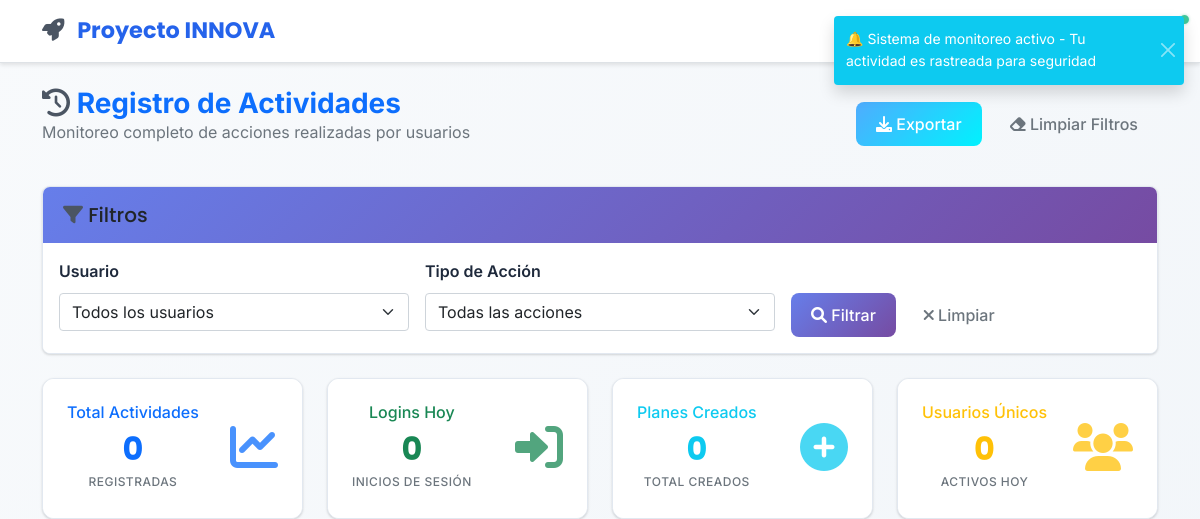
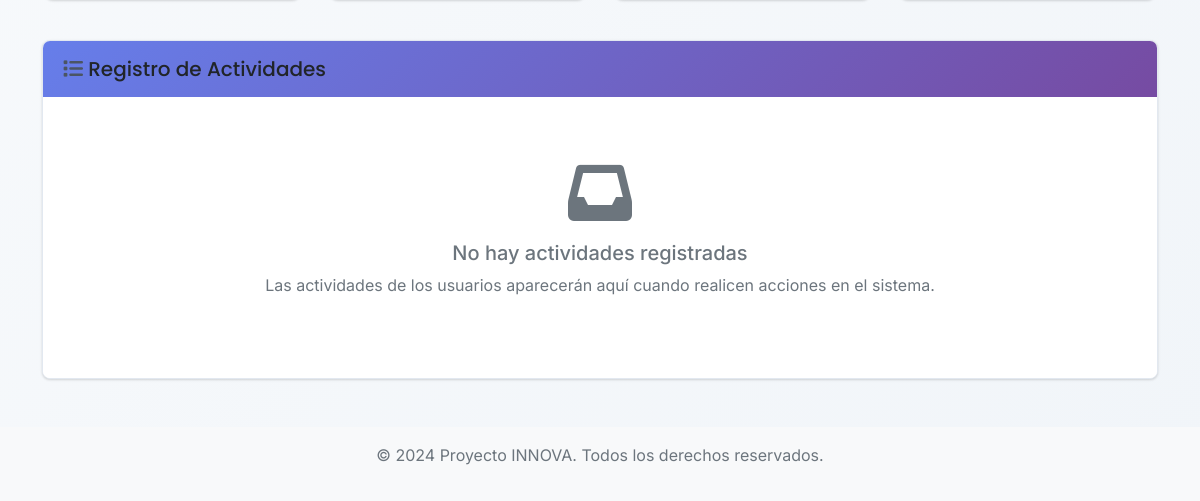
Page /admin/activities (signed in) on the earlier database version (2 pictures, top to bottom).
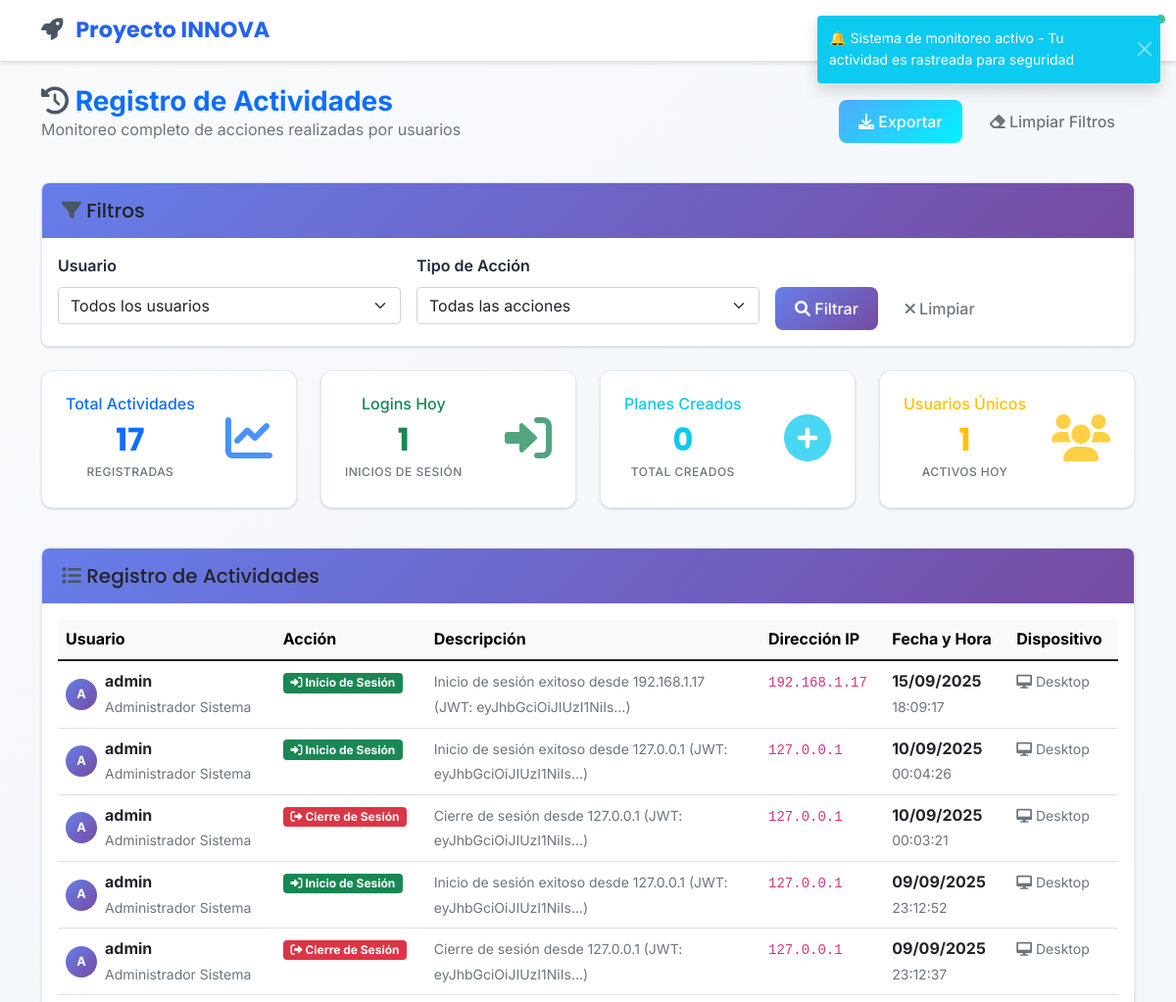
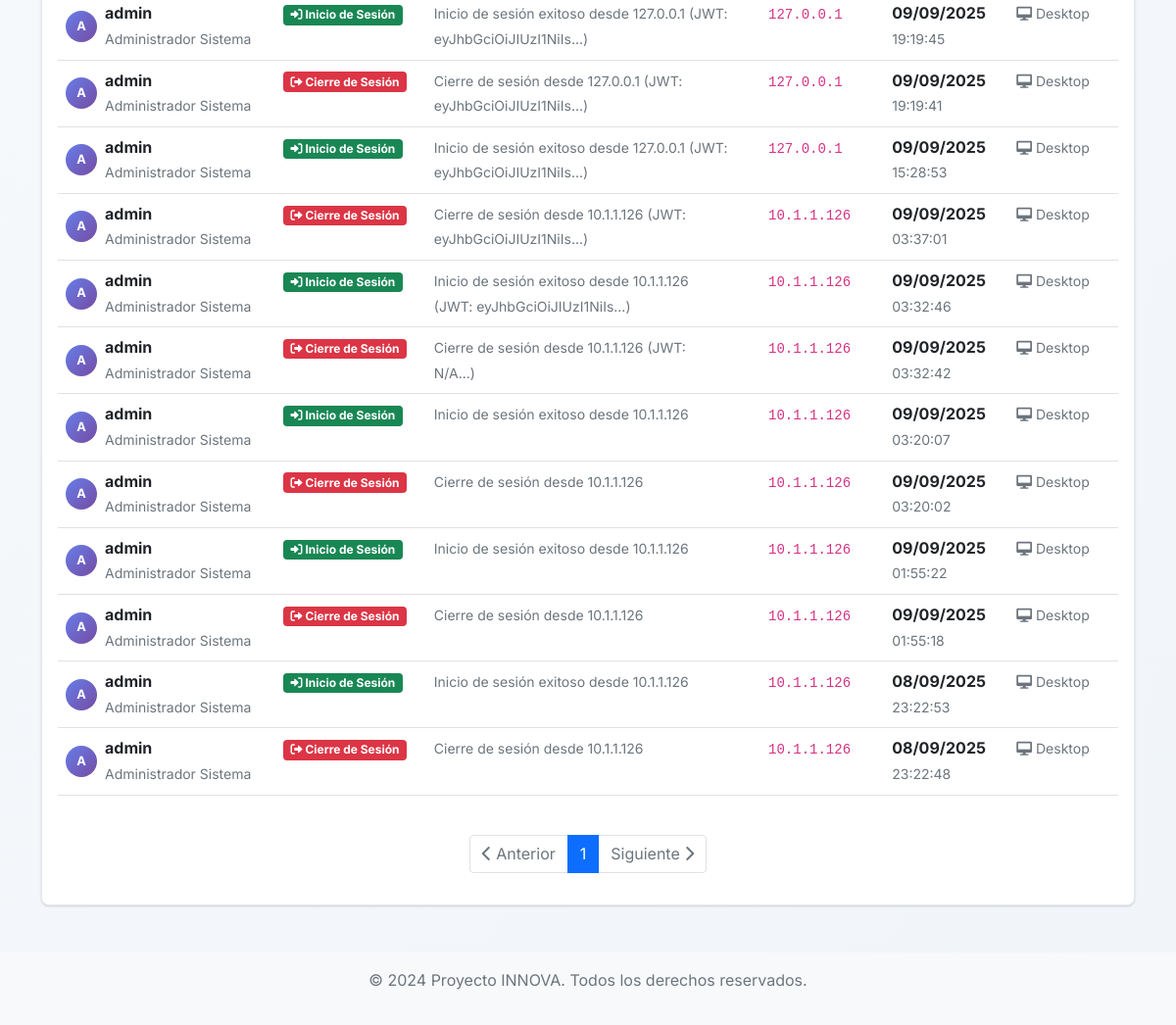
Same page on the later database version (2 pictures, top to bottom).
### app/models/activity_log.py (models this page shows, shortened)
class ActivityLog(db.Model):
    __tablename__ = 'activity_logs'
    id = db.Column(db.Integer, primary_key=True)
    user_id = db.Column(db.Integer, db.ForeignKey('users.id'), nullable=False)
    action = db.Column(db.String(100), nullable=False)  # login, logout, create_plan, etc.
    description = db.Column(db.Text, nullable=False)
    ip_address = db.Column(db.String(45))  # IPv4/IPv6
    user_agent = db.Column(db.Text)
    timestamp = db.Column(db.DateTime, default=datetime.utcnow, index=True)
    session_id = db.Column(db.String(100))
    extra_data = db.Column(db.Text)  # JSON data for additional info
    user = db.relationship('User', backref=db.backref('activities', lazy='dynamic'))

### app/models/user.py (models this page shows, shortened)
class User(UserMixin, db.Model):
    __tablename__ = 'users'
    id = db.Column(db.Integer, primary_key=True)
    username = db.Column(db.String(64), unique=True, nullable=False, index=True)
    email = db.Column(db.String(120), unique=True, nullable=False, index=True)
    password_hash = db.Column(db.String(256), nullable=False)
    first_name = db.Column(db.String(64), nullable=False)
    last_name = db.Column(db.String(64), nullable=False)
    position = db.Column(db.String(100))  # Cargo en la alcaldía
    municipality = db.Column(db.String(100), nullable=False)  # Nombre de la alcaldía
    department = db.Column(db.String(100), nullable=False)  # Departamento/Estado
    municipality_code = db.Column(db.String(20))  # Código único de la alcaldía
    is_active = db.Column(db.Boolean, default=True)
    created_at = db.Column(db.DateTime, default=datetime.utcnow)
    updated_at = db.Column(db.DateTime, default=datetime.utcnow, onupdate=datetime.utcnow)
    last_login = db.Column(db.DateTime)
    legacy_role = db.Column(db.String(20), default='viewer')  # Mantener para compatibilidad
    active_roles = db.relationship('UserRole',
                                 foreign_keys='UserRole.user_id',
                                 lazy=True,
                                 primaryjoin="and_(User.id==UserRole.user_id, UserRole.is_active==True)")
    user_roles = db.relationship('UserRole',
                               foreign_keys='UserRole.user_id',
                               lazy=True,
                               overlaps="active_roles")
    @property
    def password(self):
        raise AttributeError('La contraseña no es un atributo legible')
    def get_full_name(self):
        return f"{self.first_name} {self.last_name}"
    @property
    def role(self):
        return self.legacy_role
    def is_admin(self):
        if self.active_roles:
            admin_names = ['admin', 'administrador']
            return any(ur.role.name.lower() in admin_names for ur in self.active_roles)
        return self.legacy_role == 'admin'

### app/views/admin.py (the view)
@admin_bp.route('/activities')
def activities():
    page = request.args.get('page', 1, type=int)
    per_page = 50
    user_filter = request.args.get('user', type=int)
    action_filter = request.args.get('action')
    query = ActivityLog.query
    if user_filter:
        query = query.filter_by(user_id=user_filter)
    if action_filter:
        query = query.filter_by(action=action_filter)
    activities_pagination = query.order_by(desc(ActivityLog.timestamp)).paginate(
        page=page, per_page=per_page, error_out=False)
    unique_actions = db.session.query(ActivityLog.action).distinct().all()
    actions = [action[0] for action in unique_actions]
    all_users = User.query.all()
    today_start = datetime.now().replace(hour=0, minute=0, second=0, microsecond=0)
    logins_today = ActivityLog.query.filter(
        ActivityLog.action == 'login',
        ActivityLog.timestamp >= today_start
    ).count()
    total_plans = ActivityLog.query.filter(ActivityLog.action == 'create_plan').count()
    total_edits = ActivityLog.query.filter(ActivityLog.action.like('%edit%')).count()
    total_logins = ActivityLog.query.filter(ActivityLog.action == 'login').count()
    unique_users_today = ActivityLog.query.filter(
        ActivityLog.timestamp >= today_start
    ).with_entities(ActivityLog.user_id).distinct().count()
    return render_template('admin/activities.html',
                         title='Registro de Actividades',
                         activities=activities_pagination.items,
                         pagination=activities_pagination,
                         actions=actions,
                         all_users=all_users,
                         current_user_filter=user_filter,
                         current_action_filter=action_filter,
                         today_start=today_start,
                         logins_today=logins_today,
                         total_plans=total_plans,
                         total_edits=total_edits,
                         total_logins=total_logins,
                         unique_users_today=unique_users_today)

### app/templates/admin/activities.html (shortened to what the changed rows need)
{% extends "base.html" %}
{% block content %}
<div class="row mb-4">
    <div class="col-12">
        <div class="d-flex justify-content-between align-items-center">
            <div>
                <h1 class="h3 mb-0 text-primary fw-bold">
                    <i class="fas fa-history text-secondary"></i> Registro de Actividades
                </h1>
            </div>
        </div>
    </div>
</div>
<div class="row mb-4">
    <div class="col-md-3 mb-3">
        <div class="card stat-card">
            <div class="card-body">
                <div class="d-flex justify-content-between align-items-center">
                    <div>
                        <h6 class="card-title text-primary">Total Actividades</h6>
                        <h2 class="mb-0 text-primary">{{ activities|length if activities else 0 }}</h2>
                        <small class="text-muted">Registradas</small>
                    </div>
                </div>
            </div>
        </div>
    </div>
    <div class="col-md-3 mb-3">
        <div class="card stat-card">
            <div class="card-body">
                <div class="d-flex justify-content-between align-items-center">
                    <div>
                        <h6 class="card-title text-success">Logins Hoy</h6>
                        <h2 class="mb-0 text-success">
                            {{ logins_today }}
                        </h2>
                        <small class="text-muted">Inicios de sesión</small>
                    </div>
                </div>
            </div>
        </div>
    </div>
    <div class="col-md-3 mb-3">
        <div class="card stat-card">
            <div class="card-body">
                <div class="d-flex justify-content-between align-items-center">
                    <div>
                        <h2 class="mb-0 text-info">
                            {{ total_plans }}
                        </h2>
                    </div>
                </div>
            </div>
        </div>
    </div>
    <div class="col-md-3 mb-3">
        <div class="card stat-card">
            <div class="card-body">
                <div class="d-flex justify-content-between align-items-center">
                    <div>
                        <h6 class="card-title text-warning">Usuarios Únicos</h6>
                        <h2 class="mb-0 text-warning">
                            {{ unique_users_today }}
                        </h2>
                        <small class="text-muted">Activos hoy</small>
                    </div>
                </div>
            </div>
        </div>
    </div>
</div>
<div class="row">
    <div class="col-12">
        <div class="card">
            <div class="card-body">
                {% if activities %}
                <div class="table-responsive">
                    <table class="table table-hover">
                        <thead class="table-light">
                            <tr>
                                <th>Usuario</th>
                                <th>Acción</th>
                                <th>Descripción</th>
                                <th>Dirección IP</th>
                                <th>Fecha y Hora</th>
                                <th>Dispositivo</th>
                            </tr>
                        </thead>
                        <tbody>
                            {% for activity in activities %}
                            <tr>
                                <td>
                                    <div class="d-flex align-items-center">
                                        <div class="avatar-circle me-2" style="width: 32px; height: 32px; background: linear-gradient(135deg, #667eea 0%, #764ba2 100%); border-radius: 50%; display: flex; align-items: center; justify-content: center; color: white; font-weight: bold; font-size: 0.8rem;">
                                            {{ activity.user.first_name[0] if activity.user and activity.user.first_name else activity.user.username[0] if activity.user else '?' }}
                                        </div>
                                        <div>
                                            <strong>{{ activity.user.username if activity.user else 'Usuario Desconocido' }}</strong>
                                            <br>
                                            <small class="text-muted">
                                                {{ activity.user.get_full_name() if activity.user else 'N/A' }}
                                            </small>
                                        </div>
                                    </div>
                                </td>
                                <td>
                                    <span class="badge bg-{{ 'success' if activity.action == 'login' else 'danger' if activity.action == 'logout' else 'primary' if 'create' in activity.action else 'info' }}">
                                        {% if activity.action == 'login' %}
                                            <i class="fas fa-sign-in-alt"></i> Inicio de Sesión
                                        {% elif activity.action == 'logout' %}
                                            <i class="fas fa-sign-out-alt"></i> Cierre de Sesión
                                        {% elif activity.action == 'create_plan' %}
                                            <i class="fas fa-plus"></i> Crear Plan
                                        {% elif activity.action == 'edit_profile' %}
                                            <i class="fas fa-edit"></i> Editar Perfil
                                        {% elif activity.action == 'change_password' %}
                                            <i class="fas fa-key"></i> Cambiar Contraseña
                                        {% elif activity.action == 'create_user' %}
                                            <i class="fas fa-user-plus"></i> Crear Usuario
                                        {% elif activity.action == 'toggle_user_status' %}
                                            <i class="fas fa-ban"></i> Cambiar Estado Usuario
                                        {% elif activity.action == 'change_user_role' %}
                                            <i class="fas fa-user-tag"></i> Cambiar Rol Usuario
                                        {% else %}
                                            <i class="fas fa-cog"></i> {{ activity.action.replace('_', ' ').title() }}
                                        {% endif %}
                                    </span>
                                </td>
                                <td>
                                    <div style="max-width: 300px;">
                                        <small class="text-muted">{{ activity.description }}</small>
                                    </div>
                                </td>
                                <td>
                                    {% if activity.ip_address %}
                                        <code class="small">{{ activity.ip_address }}</code>
                                    {% else %}
                                        <small class="text-muted">N/A</small>
                                    {% endif %}
                                </td>
                                <td>
                                    <div>
                                        <strong>{{ activity.timestamp.strftime('%d/%m/%Y') }}</strong>
                                        <br>
                                        <small class="text-muted">{{ activity.timestamp.strftime('%H:%M:%S') }}</small>
                                    </div>
                                </td>
                                <td>
                                    {% if activity.user_agent %}
                                        <small class="text-muted">
                                            {% if 'Mobile' in activity.user_agent %}
                                                <i class="fas fa-mobile-alt"></i> Móvil
                                            {% elif 'Tablet' in activity.user_agent %}
                                                <i class="fas fa-tablet-alt"></i> Tablet
                                            {% else %}
                                                <i class="fas fa-desktop"></i> Desktop
                                            {% endif %}
                                        </small>
                                    {% else %}
                                        <small class="text-muted">N/A</small>
                                    {% endif %}
                                </td>
                            </tr>
                            {% endfor %}
                        </tbody>
                    </table>
                </div>
                {% if pagination %}
                <nav aria-label="Paginación de actividades" class="mt-4">
                    <ul class="pagination justify-content-center">
                        {% if pagination.has_prev %}
                        <li class="page-item">
                            <a class="page-link" href="{{ url_for('admin.activities', page=pagination.prev_num, user=current_user_filter, action=current_action_filter) }}">
                                <i class="fas fa-chevron-left"></i> Anterior
                            </a>
                        </li>
                        {% else %}
                        <li class="page-item disabled">
                            <span class="page-link"><i class="fas fa-chevron-left"></i> Anterior</span>
                        </li>
                        {% endif %}
                        {% for page_num in pagination.iter_pages() %}
                        {% if page_num %}
                        <li class="page-item {{ 'active' if page_num == pagination.page else '' }}">
                            <a class="page-link" href="{{ url_for('admin.activities', page=page_num, user=current_user_filter, action=current_action_filter) }}">{{ page_num }}</a>
                        </li>
                        {% else %}
                        <li class="page-item disabled">
                            <span class="page-link">...</span>
                        </li>
                        {% endif %}
                        {% endfor %}
                        {% if pagination.has_next %}
                        <li class="page-item">
                            <a class="page-link" href="{{ url_for('admin.activities', page=pagination.next_num, user=current_user_filter, action=current_action_filter) }}">
                                Siguiente <i class="fas fa-chevron-right"></i>
                            </a>
                        </li>
                        {% else %}
                        <li class="page-item disabled">
                            <span class="page-link">Siguiente <i class="fas fa-chevron-right"></i></span>
                        </li>
                        {% endif %}
                    </ul>
                </nav>
                {% endif %}
                {% else %}
                <div class="text-center py-5">
                    <i class="fas fa-inbox fa-4x text-muted mb-3"></i>
                    <h5 class="text-muted">No hay actividades registradas</h5>
                    <p class="text-muted">Las actividades de los usuarios aparecerán aquí cuando realicen acciones en el sistema.</p>
                </div>
                {% endif %}
            </div>
        </div>
    </div>
</div>
{% endblock %}

Differences in the rows shown:
added ActivityLog: user "A", user "admin", user "Administrador Sistema", action "login" (drawn), description "Inicio de sesión exitoso desde 192.168.1.17 (JWT: eyJhbGciOiJIUzI1NiIs...)", ip_address "192.168.1.17", timestamp "15/09/2025", timestamp "18:09:17", shows "Desktop"
added ActivityLog: user "A", user "admin", user "Administrador Sistema", action "login" (drawn), description "Inicio de sesión exitoso desde 127.0.0.1 (JWT: eyJhbGciOiJIUzI1NiIs...)", ip_address "127.0.0.1", timestamp "10/09/2025", timestamp "00:04:26", shows "Desktop"
added ActivityLog: user "A", user "admin", user "Administrador Sistema", action "logout" (drawn), description "Cierre de sesión desde 127.0.0.1 (JWT: eyJhbGciOiJIUzI1NiIs...)", ip_address "127.0.0.1", timestamp "10/09/2025", timestamp "00:03:21", shows "Desktop"
added ActivityLog: user "A", user "admin", user "Administrador Sistema", action "login" (drawn), description "Inicio de sesión exitoso desde 127.0.0.1 (JWT: eyJhbGciOiJIUzI1NiIs...)", ip_address "127.0.0.1", timestamp "09/09/2025", timestamp "23:12:52", shows "Desktop"
added ActivityLog: user "A", user "admin", user "Administrador Sistema", action "logout" (drawn), description "Cierre de sesión desde 127.0.0.1 (JWT: eyJhbGciOiJIUzI1NiIs...)", ip_address "127.0.0.1", timestamp "09/09/2025", timestamp "23:12:37", shows "Desktop"
added ActivityLog: user "A", user "admin", user "Administrador Sistema", action "login" (drawn), description "Inicio de sesión exitoso desde 127.0.0.1 (JWT: eyJhbGciOiJIUzI1NiIs...)", ip_address "127.0.0.1", timestamp "09/09/2025", timestamp "19:19:45", shows "Desktop"
added ActivityLog: user "A", user "admin", user "Administrador Sistema", action "logout" (drawn), description "Cierre de sesión desde 127.0.0.1 (JWT: eyJhbGciOiJIUzI1NiIs...)", ip_address "127.0.0.1", timestamp "09/09/2025", timestamp "19:19:41", shows "Desktop"
added ActivityLog: user "A", user "admin", user "Administrador Sistema", action "login" (drawn), description "Inicio de sesión exitoso desde 127.0.0.1 (JWT: eyJhbGciOiJIUzI1NiIs...)", ip_address "127.0.0.1", timestamp "09/09/2025", timestamp "15:28:53", shows "Desktop"
added ActivityLog: user "A", user "admin", user "Administrador Sistema", action "logout" (drawn), description "Cierre de sesión desde 10.1.1.126 (JWT: eyJhbGciOiJIUzI1NiIs...)", ip_address "10.1.1.126", timestamp "09/09/2025", timestamp "03:37:01", shows "Desktop"
added ActivityLog: user "A", user "admin", user "Administrador Sistema", action "login" (drawn), description "Inicio de sesión exitoso desde 10.1.1.126 (JWT: eyJhbGciOiJIUzI1NiIs...)", ip_address "10.1.1.126", timestamp "09/09/2025", timestamp "03:32:46", shows "Desktop"
added ActivityLog: user "A", user "admin", user "Administrador Sistema", action "logout" (drawn), description "Cierre de sesión desde 10.1.1.126 (JWT: N/A...)", ip_address "10.1.1.126", timestamp "09/09/2025", timestamp "03:32:42", shows "Desktop"
added ActivityLog: user "A", user "admin", user "Administrador Sistema", action "login" (drawn), description "Inicio de sesión exitoso desde 10.1.1.126", ip_address "10.1.1.126", timestamp "09/09/2025", timestamp "03:20:07", shows "Desktop"
added ActivityLog: user "A", user "admin", user "Administrador Sistema", action "logout" (drawn), description "Cierre de sesión desde 10.1.1.126", ip_address "10.1.1.126", timestamp "09/09/2025", timestamp "03:20:02", shows "Desktop"
added ActivityLog: user "A", user "admin", user "Administrador Sistema", action "login" (drawn), description "Inicio de sesión exitoso desde 10.1.1.126", ip_address "10.1.1.126", timestamp "09/09/2025", timestamp "01:55:22", shows "Desktop"
added ActivityLog: user "A", user "admin", user "Administrador Sistema", action "logout" (drawn), description "Cierre de sesión desde 10.1.1.126", ip_address "10.1.1.126", timestamp "09/09/2025", timestamp "01:55:18", shows "Desktop"
added ActivityLog: user "A", user "admin", user "Administrador Sistema", action "login" (drawn), description "Inicio de sesión exitoso desde 10.1.1.126", ip_address "10.1.1.126", timestamp "08/09/2025", timestamp "23:22:53", shows "Desktop"
added ActivityLog: user "A", user "admin", user "Administrador Sistema", action "logout" (drawn), description "Cierre de sesión desde 10.1.1.126", ip_address "10.1.1.126", timestamp "08/09/2025", timestamp "23:22:48", shows "Desktop"
Other differences:
{{ activities|length if activities else 0 }}: "0" → "17"
{{ logins_today }}: "0" → "1"
{{ unique_users_today }}: "0" → "1"
text no longer shown: "No hay actividades registradas Las actividades de los usuarios aparecerán aquí cuando realicen acciones en el sistema."
text now shown: "Usuario Acción Descripción Dirección IP Fecha y Hora Dispositivo Anterior Siguiente"
new list line: "1"
